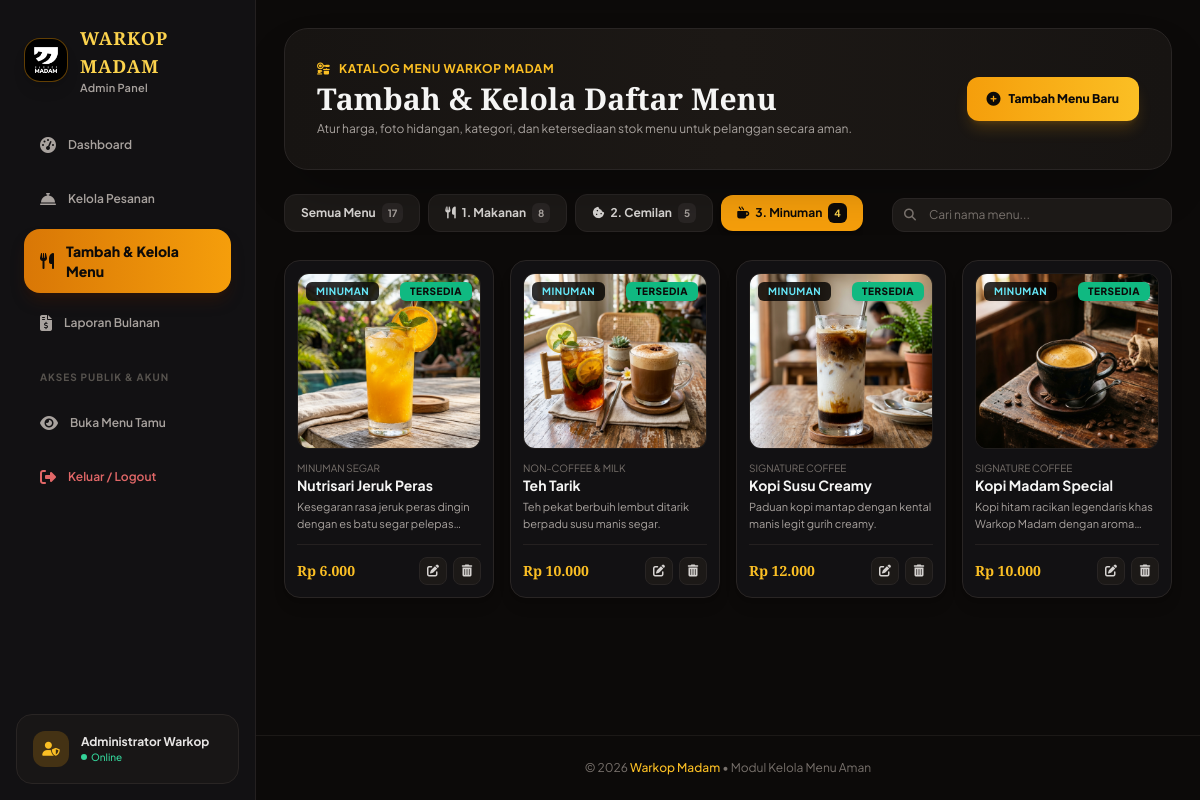
The page /kelola_menu.php?kategori=minuman (signed in) on the database its author committed.
### tables this page shows
CREATE TABLE IF NOT EXISTS `menu_items` (
  `id` int(11) NOT NULL AUTO_INCREMENT,
  `nama_menu` varchar(100) NOT NULL,
  `kategori` enum('makanan','cemilan','minuman') NOT NULL,
  `subkategori` varchar(50) DEFAULT 'Umum',
  `harga` int(11) NOT NULL,
  `deskripsi` text DEFAULT NULL,
  `foto` varchar(255) DEFAULT 'assets/logo.png',
  `status` enum('tersedia','habis') DEFAULT 'tersedia',
  `created_at` timestamp NOT NULL DEFAULT current_timestamp(),
  PRIMARY KEY (`id`),
  KEY `idx_kategori` (`kategori`),
  KEY `idx_status` (`status`)
);

### includes/security.php (called while the page is built, shortened)
<?php
function e($string) {
    return htmlspecialchars((string)$string, ENT_QUOTES, 'UTF-8');
}
function generate_csrf_token() {
    return $_SESSION['csrf_token'];
}
function csrf_token() {
    return generate_csrf_token();
}

### kelola_menu.php (the view, shortened to what this page needs)
<?php
require_once __DIR__ . '/security.php';
try {
    $pdo = get_db_connection();
    $filter_kat = $_GET['kategori'] ?? 'semua';
    $search = trim($_GET['q'] ?? '');
    $query = "SELECT * FROM menu_items WHERE 1=1";
    $params = [];
    if ($filter_kat !== 'semua' && in_array($filter_kat, ['makanan', 'cemilan', 'minuman'], true)) {
        $query .= " AND kategori = :kat";
        $params['kat'] = $filter_kat;
    }
    $query .= " ORDER BY kategori ASC, id DESC";
    $stmt_menu = $pdo->prepare($query);
    $stmt_menu->execute($params);
    $menu_list = $stmt_menu->fetchAll();
    $count_all = $pdo->query("SELECT COUNT(*) FROM menu_items")->fetchColumn();
    $count_makanan = $pdo->query("SELECT COUNT(*) FROM menu_items WHERE kategori='makanan'")->fetchColumn();
    $count_cemilan = $pdo->query("SELECT COUNT(*) FROM menu_items WHERE kategori='cemilan'")->fetchColumn();
    $count_minuman = $pdo->query("SELECT COUNT(*) FROM menu_items WHERE kategori='minuman'")->fetchColumn();
} catch (Exception $e) {
    error_log("Kelola Menu Error: " . $e->getMessage());
    $message = "Terjadi kendala sistem database yang aman.";
    $message_type = 'error';
}
?>
<!DOCTYPE html>
<html lang="id">
<head>
    <script src="https://cdn.tailwindcss.com"></script>
    <link rel="stylesheet" href="https://cdnjs.cloudflare.com/ajax/libs/font-awesome/6.4.0/css/all.min.css">
</head>
<body class="bg-[#09090b] text-stone-100 min-h-screen flex selection:bg-amber-500 selection:text-stone-950">
    <?php
    require_once __DIR__ . '/includes/admin_sidebar.php';
    ?>
    <div class="flex-1 flex flex-col min-w-0 bg-[#0c0a09]">
        <main class="flex-1 p-4 sm:p-7 max-w-7xl w-full mx-auto space-y-6">
            <div class="bg-gradient-to-r from-[#171412] via-[#1c1815] to-[#171412] rounded-3xl p-6 sm:p-8 border border-stone-800 shadow-2xl relative overflow-hidden flex flex-col md:flex-row md:items-center justify-between gap-4">
                <div>
                    <span class="text-xs text-amber-400 font-bold uppercase tracking-wider flex items-center gap-2">
                        <i class="fa-solid fa-kitchen-set"></i> Katalog Menu Warkop Madam
                    </span>
                    <h2 class="text-2xl sm:text-3xl font-black font-serif-title text-stone-100 mt-1">
                        Tambah & Kelola Daftar Menu
                    </h2>
                    <p class="text-xs text-stone-400 mt-1">
                        Atur harga, foto hidangan, kategori, dan ketersediaan stok menu untuk pelanggan secara aman.
                    </p>
                </div>
                <button onclick="openAddMenuModal()" class="px-5 py-3 rounded-xl bg-gradient-to-r from-amber-500 to-amber-400 hover:from-amber-400 hover:to-amber-300 text-stone-950 font-black text-xs shadow-lg shadow-amber-500/20 transition flex items-center gap-2 self-start md:self-auto active:scale-95">
                    <i class="fa-solid fa-plus-circle text-sm"></i>
                    <span>Tambah Menu Baru</span>
                </button>
            </div>
            <div class="flex flex-col lg:flex-row lg:items-center justify-between gap-4">
                <div class="flex items-center gap-2 overflow-x-auto pb-1 no-scrollbar">
                    <a href="kelola_menu.php?kategori=semua" class="px-4 py-2 rounded-xl text-xs font-bold transition flex items-center gap-1.5 <?php echo $filter_kat === 'semua' ? 'bg-amber-500 text-stone-950 shadow-md' : 'bg-stone-900 text-stone-300 border border-stone-800 hover:border-amber-500/30'; ?>">
                        <span>Semua Menu</span>
                        <span class="px-1.5 py-0.5 rounded-md text-[10px] <?php echo $filter_kat === 'semua' ? 'bg-stone-950 text-amber-300' : 'bg-stone-800 text-stone-400'; ?>"><?php echo intval($count_all); ?></span>
                    </a>
                    <a href="kelola_menu.php?kategori=makanan" class="px-4 py-2 rounded-xl text-xs font-bold transition flex items-center gap-1.5 <?php echo $filter_kat === 'makanan' ? 'bg-amber-500 text-stone-950 shadow-md' : 'bg-stone-900 text-stone-300 border border-stone-800 hover:border-amber-500/30'; ?>">
                        <i class="fa-solid fa-utensils text-xs"></i>
                        <span>1. Makanan</span>
                        <span class="px-1.5 py-0.5 rounded-md text-[10px] <?php echo $filter_kat === 'makanan' ? 'bg-stone-950 text-amber-300' : 'bg-stone-800 text-stone-400'; ?>"><?php echo intval($count_makanan); ?></span>
                    </a>
                    <a href="kelola_menu.php?kategori=cemilan" class="px-4 py-2 rounded-xl text-xs font-bold transition flex items-center gap-1.5 <?php echo $filter_kat === 'cemilan' ? 'bg-amber-500 text-stone-950 shadow-md' : 'bg-stone-900 text-stone-300 border border-stone-800 hover:border-amber-500/30'; ?>">
                        <i class="fa-solid fa-cookie-bite text-xs"></i>
                        <span>2. Cemilan</span>
                        <span class="px-1.5 py-0.5 rounded-md text-[10px] <?php echo $filter_kat === 'cemilan' ? 'bg-stone-950 text-amber-300' : 'bg-stone-800 text-stone-400'; ?>"><?php echo intval($count_cemilan); ?></span>
                    </a>
                    <a href="kelola_menu.php?kategori=minuman" class="px-4 py-2 rounded-xl text-xs font-bold transition flex items-center gap-1.5 <?php echo $filter_kat === 'minuman' ? 'bg-amber-500 text-stone-950 shadow-md' : 'bg-stone-900 text-stone-300 border border-stone-800 hover:border-amber-500/30'; ?>">
                        <i class="fa-solid fa-mug-hot text-xs"></i>
                        <span>3. Minuman</span>
                        <span class="px-1.5 py-0.5 rounded-md text-[10px] <?php echo $filter_kat === 'minuman' ? 'bg-stone-950 text-amber-300' : 'bg-stone-800 text-stone-400'; ?>"><?php echo intval($count_minuman); ?></span>
                    </a>
                </div>
                <form action="" method="GET" class="relative min-w-[280px]">
                    <input type="text" name="q" value="<?php echo e($search); ?>" placeholder="Cari nama menu..." maxlength="100" class="w-full pl-9 pr-4 py-2 bg-stone-900 border border-stone-800 rounded-xl text-xs text-stone-100 placeholder-stone-500 focus:outline-none focus:border-amber-500">
                    <i class="fa-solid fa-magnifying-glass absolute left-3 top-1/2 -translate-y-1/2 text-stone-500 text-xs"></i>
                </form>
            </div>
            <div class="grid grid-cols-1 sm:grid-cols-2 md:grid-cols-3 lg:grid-cols-4 gap-4 mb-8">
                <?php if (empty($menu_list)): ?>
                    <div class="col-span-full text-center py-16 bg-[#121113] rounded-3xl border border-stone-800 text-stone-500">
                        <i class="fa-solid fa-bowl-food text-4xl mb-3 text-stone-700 block"></i>
                        <p class="text-sm font-semibold">Tidak ada menu yang ditemukan pada kategori ini.</p>
                        <button onclick="openAddMenuModal()" class="mt-3 text-xs text-amber-400 underline font-semibold">Tambah Menu Sekarang</button>
                    </div>
                <?php else: ?>
                    <?php foreach ($menu_list as $item): ?>
                        <div class="bg-[#121113] rounded-2xl border border-stone-800 hover:border-amber-500/40 p-3 shadow-lg flex flex-col justify-between transition duration-200 group">
                            <div>
                                <div class="relative w-full h-44 rounded-xl bg-black overflow-hidden mb-3 border border-stone-800/80">
                                    <img src="<?php echo e($item['foto']); ?>" alt="<?php echo e($item['nama_menu']); ?>" onerror="this.onerror=null; this.src='assets/logo.png';" class="w-full h-full object-cover group-hover:scale-105 transition duration-300">
                                    <span class="absolute top-2 left-2 px-2.5 py-0.5 rounded-md bg-black/80 backdrop-blur-md text-[10px] font-bold uppercase tracking-wider <?php echo $item['kategori'] === 'makanan' ? 'text-amber-300' : ($item['kategori'] === 'cemilan' ? 'text-orange-300' : 'text-cyan-300'); ?>">
                                        <?php echo e($item['kategori']); ?>
                                    </span>
                                    <a href="kelola_menu.php?toggle_status=<?php echo intval($item['id']); ?>&csrf_token=<?php echo csrf_token(); ?>" title="Klik untuk ubah status stok" class="absolute top-2 right-2 px-2.5 py-0.5 rounded-md text-[10px] font-extrabold uppercase tracking-wider transition shadow-md <?php echo $item['status'] === 'tersedia' ? 'bg-emerald-500 text-stone-950 hover:bg-emerald-400' : 'bg-red-600 text-white hover:bg-red-500'; ?>">
                                        <?php echo $item['status'] === 'tersedia' ? 'Tersedia' : 'Habis'; ?>
                                    </a>
                                </div>
                                <span class="text-[10px] text-stone-500 block uppercase"><?php echo e($item['subkategori']); ?></span>
                                <h4 class="font-bold text-sm text-stone-100 leading-snug"><?php echo e($item['nama_menu']); ?></h4>
                                <?php if (!empty($item['deskripsi'])): ?>
                                    <p class="text-[11px] text-stone-400 line-clamp-2 mt-1"><?php echo e($item['deskripsi']); ?></p>
                                <?php endif; ?>
                            </div>
                            <div class="pt-3 mt-3 border-t border-stone-800/80 flex items-center justify-between">
                                <span class="text-sm font-black font-serif-title text-amber-400">
                                    Rp <?php echo number_format($item['harga'], 0, ',', '.'); ?>
                                </span>
                                <div class="flex items-center gap-1.5">
                                    <button onclick="openEditMenuModal(<?php echo htmlspecialchars(json_encode($item), ENT_QUOTES, 'UTF-8'); ?>)" class="w-7 h-7 rounded-lg bg-stone-900 hover:bg-amber-500/20 text-stone-300 hover:text-amber-300 border border-stone-800 flex items-center justify-center text-xs transition" title="Edit Menu">
                                        <i class="fa-solid fa-pen-to-square"></i>
                                    </button>
                                    <form action="" method="POST" onsubmit="return confirm('Hapus menu <?php echo addslashes($item['nama_menu']); ?>?');">
                                        <button type="submit" class="w-7 h-7 rounded-lg bg-stone-900 hover:bg-red-500/20 text-stone-300 hover:text-red-400 border border-stone-800 flex items-center justify-center text-xs transition" title="Hapus Menu">
                                            <i class="fa-solid fa-trash-can"></i>
                                        </button>
                                    </form>
                                </div>
                            </div>
                        </div>
                    <?php endforeach; ?>
                <?php endif; ?>
            </div>
        </main>
        <footer class="text-center text-xs text-stone-500 py-6 border-t border-stone-900">
            &copy; 2026 <span class="text-amber-400 font-medium">Warkop Madam</span> &bull; Modul Kelola Menu Aman
        </footer>
    </div>
</body>
</html>

### kelola_menu.php (style rules this page uses)
body { font-family: 'Plus Jakarta Sans', sans-serif; }
.font-serif-title { font-family: 'Playfair Display', serif; }

### rows shown on the page
menu_items: foto (picture), kategori "MINUMAN", status "TERSEDIA", subkategori "MINUMAN SEGAR", nama_menu "Nutrisari Jeruk Peras", deskripsi "Kesegaran rasa jeruk peras dingin dengan es batu segar…", harga "6.000"
menu_items: foto (picture), kategori "MINUMAN", status "TERSEDIA", subkategori "NON-COFFEE & MILK", nama_menu "Teh Tarik", deskripsi "Teh pekat berbuih lembut ditarik berpadu susu manis segar.", harga "10.000"
menu_items: foto (picture), kategori "MINUMAN", status "TERSEDIA", subkategori "SIGNATURE COFFEE", nama_menu "Kopi Susu Creamy", deskripsi "Paduan kopi mantap dengan kental manis legit gurih creamy.", harga "12.000"
menu_items: foto (picture), kategori "MINUMAN", status "TERSEDIA", subkategori "SIGNATURE COFFEE", nama_menu "Kopi Madam Special", deskripsi "Kopi hitam racikan legendaris khas Warkop Madam dengan…", harga "10.000"

### other values the page prints
$admin_display_name "Administrator Warkop"
$count_all "17"
$count_makanan "8"
$count_cemilan "5"
$count_minuman "4"
